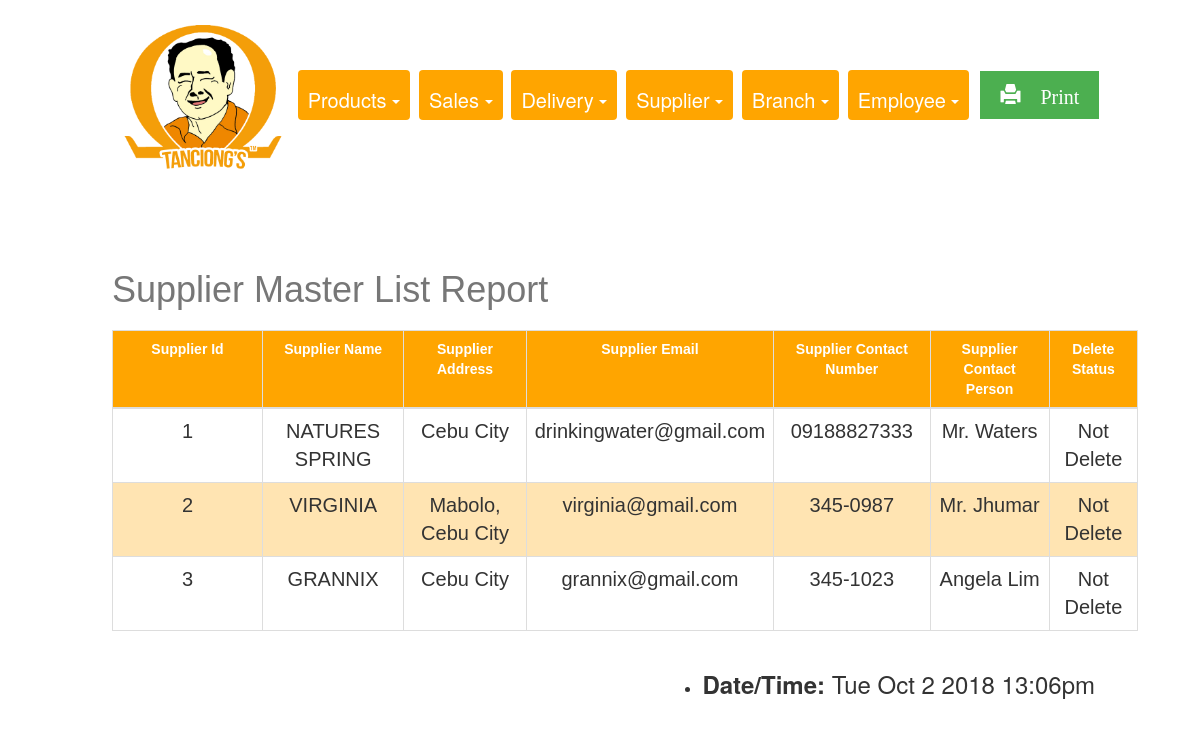
Page /Final_Tanciongs/REPORTS/supplierMasterList.php on the committed database.
### tables this page shows
CREATE TABLE `supplier` (
  `supplier_id` int(11) NOT NULL,
  `supplier_name` varchar(255) DEFAULT NULL,
  `supplier_address` varchar(255) DEFAULT NULL,
  `supplier_email` varchar(255) DEFAULT NULL,
  `supplier_contactnumber` varchar(255) DEFAULT NULL,
  `supplier_contactperson` varchar(255) DEFAULT NULL,
  `deleteStatus` tinyint(4) DEFAULT NULL
);

### Final_Tanciongs/REPORTS/supplierMasterList.php (the view, shortened to what this page needs)
<!DOCTYPE html>
<html>
<head>
  <link rel="stylesheet" href="https://maxcdn.bootstrapcdn.com/bootstrap/3.3.7/css/bootstrap.min.css">
  <link rel="stylesheet" type="text/css" href="report.css">
</head>
<body>
<center>
<div class="container-fluid1">
<div class= "choices">
<img class="img1" src="pic.png">
<div class="btn-group">
  <a class="btn dropdown-toggle" data-toggle="dropdown">
   Products
    <span class="caret"></span>
  </a>
</div>
<div class="btn-group">
  <a class="btn dropdown-toggle" data-toggle="dropdown">
    Sales
    <span class="caret"></span>
  </a>
</div>
<div class="btn-group">
  <a class="btn dropdown-toggle" data-toggle="dropdown">
   Delivery
    <span class="caret"></span>
  </a>
</div>
<div class="btn-group">
  <a class="btn dropdown-toggle" data-toggle="dropdown">
   Supplier
    <span class="caret"></span>
  </a>
</div>
<div class="btn-group">
  <a class="btn dropdown-toggle" data-toggle="dropdown">
 Branch
    <span class="caret"></span>
  </a>
</div>
<div class="btn-group">
  <a class="btn dropdown-toggle" data-toggle="dropdown">
   Employee
    <span class="caret"></span>
  </a>
</div>
<div class="btn-group">
  <a class="button" href="supplierPrint.php"  target="_blank"><span class="glyphicon glyphicon-print"> Print</span>
  </a>
</div>
</div>
<div class="container">
<?php
                    require_once 'connection.php'; ?>
                    <br><br><br>
                    <?php
                    $sql = "SELECT supplier.supplier_id, supplier.supplier_name, supplier.supplier_address, supplier.supplier_email, supplier.supplier_contactnumber, supplier.supplier_contactperson, supplier.deleteStatus,
                    CASE WHEN supplier.deleteStatus = 1 THEN 'Deleted' ELSE 'Not Delete' END AS deleteStatus
                    FROM supplier
                    ORDER BY supplier_id ASC";
                    if($result = mysqli_query($conn, $sql)){
                        if(mysqli_num_rows($result) > 0){
                            echo "<center><table class='table'></center>";
                                echo "<thead>";
                                echo "<caption><h1>Supplier Master List Report</h1></caption>";
                                    echo "<tr style='width: 100px;'>";
                                        echo "<th style='width: 150px;'>Supplier Id</th>";
                                        echo "<th>Supplier Name</th>";
                                        echo "<th>Supplier Address</th>";
                                         echo "<th>Supplier Email</th>";
                                        echo "<th>Supplier Contact Number</th>";
                                        echo "<th>Supplier Contact Person</th>";
                                         echo "<th>Delete Status</th>";
                                    echo "</tr>";
                                echo "</thead>";
                                echo "<tbody>";
                                while($row = mysqli_fetch_assoc($result)){
                                    echo "<tr>";
                                        echo "<td> ", "<center>". $row['supplier_id'] . "</center>", "</td>";
                                        echo "<td> ","<center>". $row['supplier_name'] . "</center>","</td>";
                                        echo "<td> ", "<center>". $row['supplier_address'] . "</center>","</td>";
                                        echo "<td>", "<center>". $row['supplier_email'] ."</center>", "</td>";
                                        echo "<td> ", "<center>". $row['supplier_contactnumber'] . "</center>", "</td>";
                                        echo "<td> ", "<center>". $row['supplier_contactperson'] . "</center>", "</td>";
                                        echo "<td> ", "<center>". $row['deleteStatus'] . "</center>", "</td>";
                                    echo "</tr>";
                                }
                                echo "</tbody>";
                        } else{
                            echo "<p class='lead'><em>No records were found.</em></p>";
                        }
                    } else{
                        echo "ERROR: Could not able to execute $sql. " . mysqli_error($conn);
                    }
                    ?>
            <ul class=date>
     <li><h3><b>Date/Time: </b><span id="date"></h3></li>
</ul>
</div>
</div>
</center>
</body>
</html>

### Final_Tanciongs/REPORTS/report.css (style rules this page uses)
body { padding-left: 20px; padding-bottom: 30px; padding-top: 0px; }
.container-fluid1 { padding: 5px 20px; padding-top: 10px; }
.btn-group { padding-left: 5px; padding-right: 0px; padding-top: 15px; padding-bottom:15px; }
.btn { background-color: orange; color: white; padding-top: 16px; padding-left: 16px; padding-right: 10px; font-size: 20px; border: none; padding-left: 10px; }
.img1 { width: 170px; }
.table { font-family: "Trebuchet MS", Arial, Helvetica, sans-serif; border-collapse: collapse; margin-left: auto; margin-right: auto; width: 90%; }
.table td, .table th { border: 1px solid #ddd; padding-left: 12px; padding-right: 12px; padding-bottom: 5px; padding-top:12px; font-size: 20px; }
.table tr:nth-child(even) { background-color: #ffe4b2; }
.table th { padding-top: 20px; padding-bottom: 20px; padding-right: 12px; padding-left: 12px; text-align: center; background-color:#ffa500; color: white; font-size: 14px; }
.date { float: right; padding-right:100px; padding-bottom: 0px; font-size: 14px; }
h1 { padding-top: 2px; padding-bottom: 2px; }
.button { background-color: #4CAF50; border: none; color: white; padding-top: 10px; padding-bottom: 10px; padding-right: 20px; padding-left: 20px; text-align: center; text-decoration: none; display: inline-block; font-size: 20px; margin: 4px 2px; cursor: pointer; }

### rows in the picture
supplier: supplier_id "1", supplier_name "NATURES SPRING", supplier_address "Cebu City", supplier_email "drinkingwater@gmail.com", supplier_contactnumber "09188827333", supplier_contactperson "Mr. Waters", deleteStatus "Not Delete"
supplier: supplier_id "2", supplier_name "VIRGINIA", supplier_address "Mabolo, Cebu City", supplier_email "virginia@gmail.com", supplier_contactnumber "345-0987", supplier_contactperson "Mr. Jhumar", deleteStatus "Not Delete"
supplier: supplier_id "3", supplier_name "GRANNIX", supplier_address "Cebu City", supplier_email "grannix@gmail.com", supplier_contactnumber "345-1023", supplier_contactperson "Angela Lim", deleteStatus "Not Delete"
